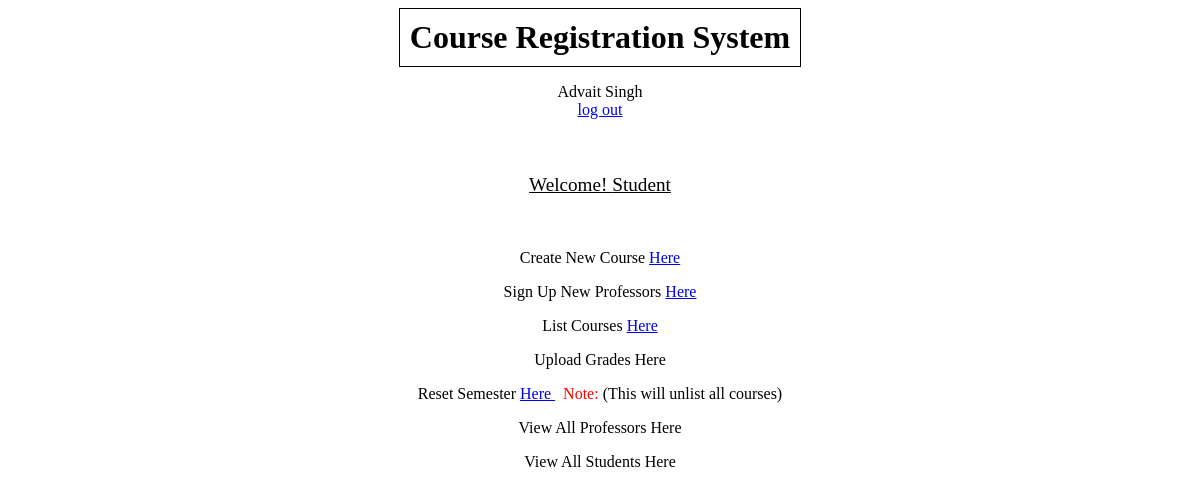
The page /registrarHome/ (signed in) on the database its author committed.
### authentication/models.py (models this page shows)
class User(AbstractUser):
    PROFESSOR = 'Professor'
    STUDENT = 'Student'
    REGISTRAR='Registrar'
    ROLE_CHOICES = (
        (PROFESSOR, 'Professor'),
        (STUDENT, 'Student'),
        (REGISTRAR, 'Registrar'),
    )
    role = models.CharField(max_length=30, choices=ROLE_CHOICES, default='Student')
    email = models.EmailField(unique=True)
    username=None
    USERNAME_FIELD = 'email'
    registration_status=models.BooleanField(default=False)
    REQUIRED_FIELDS = []
    first_name = models.CharField(max_length=20)
    last_name = models.CharField(max_length=20)
    course_count=models.IntegerField(default=0)
    objects = CustomUserManager()

### registrar/views.py (the view)
# urls.py: path('registrarHome/', registrar.views.registrar_home, name='registrarHome'),
@login_required
def registrar_home(request):
    return render(request, 'registrar/registrar_home.html')

### templates/registrar/registrar_home.html (shortened to what this page needs)
{% extends 'base.html' %}
{% block content %}
<p style="text-align: center; font-size: larger;"><u>Welcome! {{request.user.role}}</u></p>
<br>
    <p> Create New Course <a href="{% url 'createCourse' %}"> Here </a></p>
    <p>Sign Up New Professors <a href="{% url 'profSignUp' %}"> Here </a> </p>
    <p>List Courses <a href="{% url 'uploadCourse' %}"> Here </a> </p>
    <p>Upload Grades <a> Here </a></p>
    <p>Reset Semester <a href="{% url 'resetSemester' %}" onclick="return confirmSubmit()"> Here </a> <span style="display: inline; color: red;">&nbsp;&nbsp;Note:</span> (This will unlist all courses)</p>
    <p>View All Professors <a> Here </a></p>
    <p>View All Students <a> Here </a> </p>
{% endblock content %}

### templates/base.html (shortened to what this page needs)
<!DOCTYPE html>
<html lang="en">
    <head>
    </head>
    <body>
        <h1>Course Registration System</h1>
        {%  if user.is_authenticated %}
            <p>
                {{user.first_name}} {{user.last_name}}<br><a href="{% url 'logout' %}">log out</a>
                <br><br><br>
            </p>
        {% endif %}
        {% block content %} {% endblock content %}
    </body>
</html>

### templates/base.html (style rules this page uses)
body { text-align: center; }
h1 { display: inline-block; border: 1px solid black; padding: 10px; margin: 0 auto; }

### rows shown on the page
User: first_name "Advait", last_name "Singh", user.role "Student"
